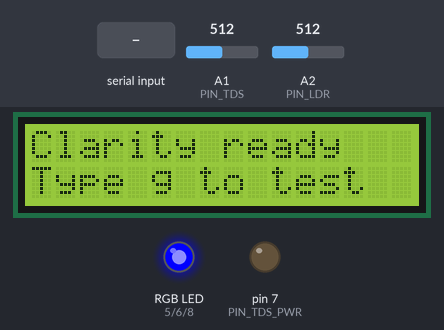
The sketch below on a simulated Arduino Uno, built with avr-gcc and run on an emulated ATmega328P. Shown: 16×2 character LCD, an RGB LED mixed from three pins (HIGH = lit), output pins drawn as LEDs (lit = HIGH). The inputs (shaded band) are chosen by the test bench; at power-on: A1 (PIN_TDS) = 512, A2 (PIN_LDR) = 512. EEPROM starts erased; what the sketch prints to the serial monitor is not drawn.

Above: at 2.6 s.
2.7 s: "g90\n" received over Serial
At 5.2 s:
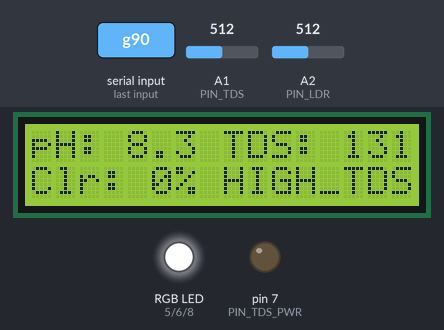
At 7.0 s:
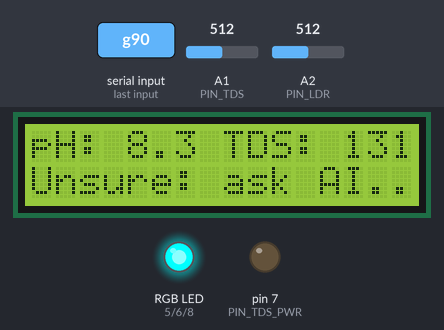
Timing chart, 0 to 17.3 s (numbered marks = the images above; inputs shaded):
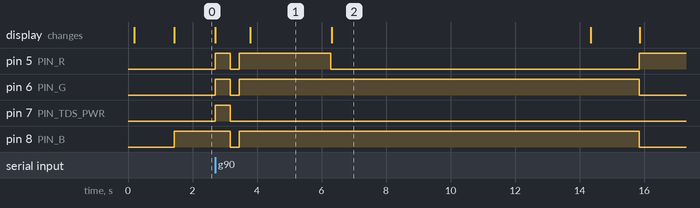

Measured:
- after the input at 2.7 s, pin 5 (PIN_R): goes HIGH 0.45 s, LOW 0.28 s, HIGH 2.8 s, LOW 9.6 s, then HIGH, starting at once; pin 6 (PIN_G): LOW → HIGH at once, → LOW 0.45 s later, → HIGH 0.28 s later, → LOW 12.4 s later
- what the display in image 1 shows lasts 2.5 s, from 3.8 s to 6.3 s

The sketch:

clarity_uno.ino
```cpp
// Clarity - Arduino Uno main sketch
// Reads pH, TDS and clarity, picks a filter, tips the cup, reports over radio.
//
// Libraries (Arduino IDE > Library Manager): "LiquidCrystal I2C" by Frank de Brabander.
// Servo, Wire, EEPROM, SoftwareSerial are built in.
//
// Pins:
//   A0 pH Po | A1 TDS signal | D7 TDS power | A2 LDR + 10k divider
//   SDA/SCL LCD 0x27 | D4 button (to GND) | D5/D6/D8 RGB via 270R
//   D10 servo signal | D2 stop switch LEFT | D12 stop switch RIGHT (switches to GND)
//   D3 -> 1k -> Feather RX (2k to GND) | D9 <- Feather TX
//
// USB serial monitor at 115200. Type "h" for help, "g" to start/stop.
// The sketch boots PAUSED: button and servo do nothing until you type g.
//
// Radio protocol (9600 baud, text lines):
//   to Feather:   R,<id>,<ph x10>,<tds ppm>,<clarity %>,<state>
//     state bits: 0-1 filter chosen (0 none, 1 PUR, 2 Brita), 2 asking AI,
//                 3 pH is estimated, 4 sensor looks wrong
//   from Feather: A,<id>,<filter>     filter: 0 none, 1 PUR, 2 Brita, 3 retest

#include <Wire.h>
#include <LiquidCrystal_I2C.h>
#include <Servo.h>
#include <SoftwareSerial.h>
#include <EEPROM.h>

// must sit above every function so the IDE's auto-generated prototypes can see it
enum Filter { F_NONE, F_PUR, F_BRITA };

// ---------------- settings you may need to flip ----------------
#define COMMON_ANODE   0      // 1 if your RGB LED's long leg goes to 5V
#define LEFT_SIGN      (1)   // flip to 1 if "tip left" turns the cup right
// Filter rule (first match wins), derived from the PUR RF-9999 and Brita OB06 data sheets:
//   pH < PH_LOW and TDS > TDS_LIMIT -> conflict, ask the Pi (fallback Brita)
//   pH < PH_LOW                     -> Brita (cadmium, asbestos, better mercury)
//   TDS > TDS_LIMIT                 -> PUR   (broad organics / PFAS coverage)
//   clarity < CLARITY_LIMIT         -> Brita (tie with PUR on particulates)
//   otherwise                       -> none (pH above PH_HIGH only warns)
#define TDS_LIMIT      500    // ppm above this -> PUR (not from a data sheet; EPA guideline is 500)
#define CLARITY_LIMIT  0.70   // below this -> Brita
#define PH_LOW         6.5    // NSF 53 test points are pH 6.5 and 8.5
#define PH_HIGH        8.5
// Demo pH: our probe drifts too much without buffer packets, so pH is estimated
// from TDS. Baking soda water is about pH 8.3 at any strength, and it raises TDS a lot.
// Set PH_FROM_TDS to 0 to go back to the real probe once it is calibrated with buffers.
#define PH_FROM_TDS    1
#define PH_TDS_CLEAN   150    // ppm at or below this -> pH 7.0 (plain tap water)
#define PH_TDS_SODA    800    // ppm at or above this -> pH 8.3 (baking soda water)
#define POUR_MS        4000   // how long the cup stays tipped
#define AI_WAIT_MS     8000   // how long to wait for the Pi's decision
// "Reflex vs judgment": clear-cut readings are handled instantly by the rules above.
// Only unsure readings (near a limit, acid + high TDS, or sensor looks wrong) go to the Pi.
#define TDS_MARGIN     45     // ppm either side of TDS_LIMIT counts as borderline
#define CLR_MARGIN     0.08   // clarity either side of CLARITY_LIMIT counts as borderline
#define PH_MARGIN      0.2    // pH either side of PH_LOW counts as borderline
#define AI_RETEST      3      // Pi says the reading looks like a sensor problem
#define NODE_ID        "tank-01"

// ---------------- pins ----------------
const uint8_t PIN_PH = A0, PIN_TDS = A1, PIN_LDR = A2;
const uint8_t PIN_TDS_PWR = 7, PIN_BTN = 4;
const uint8_t PIN_R = 5, PIN_G = 6, PIN_B = 8;
const uint8_t PIN_SERVO = 10, PIN_SW_L = 2, PIN_SW_R = 12;

LiquidCrystal_I2C lcd(0x27, 16, 2);
Servo servo;
SoftwareSerial radio(9, 3);  // RX = D9 (from Feather TX), TX = D3 (to Feather RX)

uint8_t readingId = 0;       // tags each reading so the Pi's reply matches it

// ---------------- calibration stored in EEPROM ----------------
struct Cal {
  uint16_t magic;
  float phV1, phP1;   // pH point A: voltage, pH
  float phV2, phP2;   // pH point B
  float clarBase;     // LED-on minus LED-off reading with clean water
  int   stopUs;       // pulse where the 360 servo stands still
  int   tipUs;        // speed offset from stopUs while tipping
  float returnScale;  // return time = tip time * this
  uint16_t reserved;  // was the test counter; kept so saved calibration still loads
  int   tipMs;        // how long a tip runs if no stop switch is hit (sets the tilt angle)
};
Cal cal;
const uint16_t MAGIC = 0x7A51;

void loadCal() {
  EEPROM.get(0, cal);
  if (cal.magic != MAGIC) {
    cal.magic = MAGIC;
    cal.phV1 = 2.50; cal.phP1 = 7.00;   // typical PH-4502C: ~2.5 V at pH 7
    cal.phV2 = 3.03; cal.phP2 = 4.00;   // ~0.18 V per pH unit
    cal.clarBase = 300;
    cal.stopUs = 1500; cal.tipUs = 80; cal.returnScale = 1.0;
    cal.reserved = 0;
    EEPROM.put(0, cal);
  }
  if (cal.tipMs < 100 || cal.tipMs > 5000) cal.tipMs = 1000;   // safe default
}
void saveCal() { EEPROM.put(0, cal); }

// ---------------- helpers ----------------
const char* filterName(Filter f) { return f == F_PUR ? "PUR" : f == F_BRITA ? "BRITA" : "NONE"; }

void led(bool r, bool g, bool b) {
#if COMMON_ANODE
  r = !r; g = !g; b = !b;
#endif
  digitalWrite(PIN_R, r); digitalWrite(PIN_G, g); digitalWrite(PIN_B, b);
}

// average of n readings with the highest and lowest dropped
float readAvg(uint8_t pin, uint8_t n) {
  long sum = 0; int lo = 1023, hi = 0;
  for (uint8_t i = 0; i < n; i++) {
    int v = analogRead(pin);
    sum += v; if (v < lo) lo = v; if (v > hi) hi = v;
    delay(10);
  }
  return (float)(sum - lo - hi) / (n - 2);
}

float phVolts() { return readAvg(PIN_PH, 30) * 5.0 / 1023.0; }

float readPH(int tds) {
#if PH_FROM_TDS
  float x = (float)(tds - PH_TDS_CLEAN) / (PH_TDS_SODA - PH_TDS_CLEAN);
  if (x < 0) x = 0;
  if (x > 1) x = 1;
  return 7.0 + 1.3 * x;
#endif
  float v = phVolts();
  float slope = (cal.phP2 - cal.phP1) / (cal.phV2 - cal.phV1);
  return cal.phP1 + slope * (v - cal.phV1);
}

int readTDS() {
  digitalWrite(PIN_TDS_PWR, HIGH);
  delay(150);
  float v = readAvg(PIN_TDS, 30) * 5.0 / 1023.0;
  digitalWrite(PIN_TDS_PWR, LOW);       // off so it does not disturb the pH probe
  float ec = v / 1.0;                   // 25 C assumed, no temperature probe
  float tds = (133.42 * ec * ec * ec - 255.86 * ec * ec + 857.39 * ec) * 0.5;
  if (tds < 0) tds = 0;
  return (int)(tds + 0.5);
}

float clarityRaw() {
  led(0, 0, 0); delay(120);
  float off = readAvg(PIN_LDR, 16);
  led(1, 1, 1); delay(120);
  float on = readAvg(PIN_LDR, 16);
  return fabs(on - off);
}

float readClarity() {
  float c = clarityRaw() / cal.clarBase;
  if (c > 1.0) c = 1.0;
  if (c < 0) c = 0;
  return c;
}

// ---------------- servo (360 continuous, stop switches) ----------------
void servoStop() { servo.writeMicroseconds(cal.stopUs); delay(60); servo.detach(); }

void servoRun(int dir) {  // dir: -1 left, +1 right
  if (!servo.attached()) servo.attach(PIN_SERVO);
  servo.writeMicroseconds(cal.stopUs + dir * LEFT_SIGN * cal.tipUs);  // LEFT_SIGN flips direction
}

// tips the cup to one side, holds, then brings it back upright by time
void tipAndReturn(int dir) {
  uint8_t sw = dir < 0 ? PIN_SW_L : PIN_SW_R;
  unsigned long t0 = millis();
  servoRun(dir);
  while (digitalRead(sw) == HIGH && millis() - t0 < (unsigned long)cal.tipMs) {}
  unsigned long tipTime = millis() - t0;
  servoStop();
  Serial.print(F("tip ms=")); Serial.println(tipTime);
  delay(POUR_MS);
  servoRun(-dir);
  delay((unsigned long)(tipTime * cal.returnScale));
  servoStop();
}

// ---------------- radio ----------------
void sendReading(float ph, int tds, float clr, Filter f, bool ask) {
  while (radio.available()) radio.read();       // drop stale bytes before we ask
  readingId++;

  uint8_t phx10 = (uint8_t)constrain((int)(ph * 10 + 0.5), 0, 140);
  uint8_t pct   = (uint8_t)constrain((int)(clr * 100 + 0.5), 0, 100);
  bool odd = tds < 5 || clr <= 0.02;            // probe out of water, light path blocked
  uint8_t state = (uint8_t)f | (ask ? 4 : 0) | (PH_FROM_TDS ? 8 : 0) | (odd ? 16 : 0);

  radio.print(F("R,")); radio.print(readingId);
  radio.print(','); radio.print(phx10);
  radio.print(','); radio.print(tds);
  radio.print(','); radio.print(pct);
  radio.print(','); radio.print(state);
  radio.print('\n');

  // USB debug copy
  Serial.print(F("{\"node\":\"" NODE_ID "\",\"id\":")); Serial.print(readingId);
  Serial.print(F(",\"ph\":")); Serial.print(ph, 2);
  Serial.print(F(",\"tds\":")); Serial.print(tds);
  Serial.print(F(",\"clarity\":")); Serial.print(clr, 2);
  Serial.print(F(",\"filter\":\"")); Serial.print(filterName(f));
  Serial.print(F("\",\"ask\":")); Serial.print(ask ? 1 : 0);
  Serial.println(F("}"));
}

// waits for "A,<id>,<filter>" from the Pi; returns 0-3, or -1 if none in time
int waitForAI() {
  char buf[24]; uint8_t n = 0;
  unsigned long t0 = millis();
  radio.listen();
  while (millis() - t0 < AI_WAIT_MS) {
    while (radio.available()) {
      char c = radio.read();
      if (c == '\n') {
        buf[n] = 0; n = 0;
        unsigned rid, fc;
        if (sscanf(buf, "A,%u,%u", &rid, &fc) == 2 && rid == readingId && fc <= 3) return (int)fc;
      } else if (n < sizeof(buf) - 1) buf[n++] = c;
    }
  }
  return -1;
}

// ---------------- main flow ----------------
void showLine(uint8_t row, const __FlashStringHelper* s) {
  lcd.setCursor(0, row); lcd.print(F("                ")); lcd.setCursor(0, row); lcd.print(s);
}

void idleScreen() {
  lcd.clear();
  lcd.print(F("Clarity ready")); lcd.setCursor(0, 1); lcd.print(F("Type g to test")); led(0, 0, 1);
}

void runTest() {
  lcd.clear(); lcd.print(F("Testing...")); led(1, 1, 1);
  int tds = readTDS();
  float ph = readPH(tds);
  float clr = readClarity();

  const char* verdict = "SAFE"; Filter f = F_NONE;
  if (ph < PH_LOW)                { verdict = "ACIDIC";   f = F_BRITA; }
  else if (tds > TDS_LIMIT)       { verdict = "HIGH_TDS"; f = F_PUR; }
  else if (clr < CLARITY_LIMIT)   { verdict = "CLOUDY";   f = F_BRITA; }
  else if (ph > PH_HIGH)          { verdict = "PH_HIGH"; }

  lcd.clear();
  lcd.print(F("pH: ")); lcd.print(ph, 1); lcd.print(F(" TDS: ")); lcd.print(tds);
  lcd.setCursor(0, 1); lcd.print(F("Clr: ")); lcd.print((int)(clr * 100)); lcd.print(F("% ")); lcd.print(verdict);

  // Is this an easy call (reflex) or does it need judgment (the Pi)?
  bool acid      = ph < PH_LOW;
  bool chem      = tds > TDS_LIMIT;
  bool conflict  = acid && chem;                      // metals vs organics: complementary filters
  bool nearPh    = fabs(ph - PH_LOW) <= PH_MARGIN;
  bool nearTds   = abs(tds - TDS_LIMIT) <= TDS_MARGIN;
  bool nearClr   = !acid && !chem && fabs(clr - CLARITY_LIMIT) <= CLR_MARGIN;
  bool oddSensor = tds < 5 || clr <= 0.02;
  bool unsure    = conflict || nearPh || nearTds || nearClr || oddSensor;

  sendReading(ph, tds, clr, f, unsure);
  delay(2500);

  if (unsure) {
    led(0, 1, 1);                                   // cyan = Pi thinking
    showLine(1, F("Unsure: ask AI.."));
    int ai = waitForAI();
    if (ai == AI_RETEST) {
      led(1, 0, 0);
      showLine(0, F("AI: check probes"));
      showLine(1, F("then test again"));
      delay(6000);
      idleScreen();
      return;
    }
    if (ai >= 0) { f = (Filter)ai; showLine(1, F("AI chose:")); }
    else showLine(1, F("Rule only:"));
  } else {
    showLine(1, F("Clear call:"));                   // instant reflex
  }
  lcd.setCursor(11, 1); lcd.print(f == F_PUR ? F("PUR") : f == F_BRITA ? F("Brita") : F("none"));
  delay(1500);

  if (f == F_NONE || f==F_PUR) {
    bool ok = strcmp(verdict, "SAFE") == 0;
    led(!ok, ok, 0);
    showLine(1, ok ? F("All in range") : F("pH off: see app"));   // in range is not a safety test
    delay(6000);
    idleScreen();
    return;
  }

  led(1, 1, 0);
  showLine(0, f == F_PUR ? F("-> PUR Plus") : F("-> Brita Elite"));
  showLine(1, F("Filtering..."));
  tipAndReturn(f == F_PUR ? -1 : +1);   // PUR is on the left
  idleScreen();
}

// ---------------- serial console ----------------
void help() {
  Serial.println(F("g = run one test (measure, decide, pour if needed)"));
  Serial.println(F("Commands: v=raw volts | m=measure | a6.86 / b4.00 = pH point at current probe"));
  Serial.println(F("c=clean water clarity baseline | s1500=servo stop us | t80=tip speed | k1.0=return scale | p1000=tip time ms"));
  Serial.println(F("l / r = jog servo 200ms | L / R = full tip test"));
}

void console() {
  if (!Serial.available()) return;
  char cmd = Serial.read();
  if (cmd == '\n' || cmd == '\r') return;

  if (cmd == 'g' || cmd == 'G') {
    runTest();                                   // same as the old button press
    while (Serial.available()) Serial.read();    // drop any extra g's typed during the test
    return;
  }

  float val = Serial.parseFloat();
  switch (cmd) {
    case 'h': help(); break;
    case 'v':
      Serial.print(F("pH V=")); Serial.print(phVolts(), 3);
      Serial.print(F(" TDS ppm=")); Serial.print(readTDS());
      Serial.print(F(" clarityRaw=")); Serial.println(clarityRaw());
      break;
    case 'm': {
      int t = readTDS();
      Serial.print(F("pH=")); Serial.print(readPH(t), 2);
      Serial.print(F(" tds=")); Serial.print(t);
      Serial.print(F(" clarity=")); Serial.println(readClarity(), 2);
      break; }
    case 'a': cal.phV1 = phVolts(); cal.phP1 = val; saveCal(); Serial.println(F("pH point A saved")); break;
    case 'b': cal.phV2 = phVolts(); cal.phP2 = val; saveCal(); Serial.println(F("pH point B saved")); break;
    case 'c': cal.clarBase = clarityRaw(); saveCal(); Serial.print(F("clarity base=")); Serial.println(cal.clarBase); break;
    case 's': cal.stopUs = (int)val; saveCal(); servo.attach(PIN_SERVO); servo.writeMicroseconds(cal.stopUs);
              Serial.println(F("holding stop pulse 3s: adjust until it does not creep")); delay(3000); servoStop(); break;
    case 't': cal.tipUs = (int)val; saveCal(); Serial.println(F("tip speed saved")); break;
    case 'k': cal.returnScale = val; saveCal(); Serial.println(F("return scale saved")); break;
    case 'p': cal.tipMs = (int)val; saveCal(); Serial.print(F("tip time ms=")); Serial.println(cal.tipMs); break;
    case 'l': servoRun(-1); delay(200); servoStop(); break;
    case 'r': servoRun(+1); delay(200); servoStop(); break;
    case 'L': tipAndReturn(-1); break;
    case 'R': tipAndReturn(+1); break;
    case 'z': {
      Serial.print(F("tip time ms=")); Serial.println(cal.tipMs);
      Serial.print(F("tip speed us= ")); Serial.println(cal.tipUs);
    }
  }
  idleScreen();   // put the LED and LCD back to the idle state
}

void setup() {
  Serial.begin(115200);
  radio.begin(9600);
  pinMode(PIN_TDS_PWR, OUTPUT); digitalWrite(PIN_TDS_PWR, LOW);
  pinMode(PIN_BTN, INPUT_PULLUP);
  pinMode(PIN_SW_L, INPUT_PULLUP); pinMode(PIN_SW_R, INPUT_PULLUP);
  pinMode(PIN_R, OUTPUT); pinMode(PIN_G, OUTPUT); pinMode(PIN_B, OUTPUT);
  loadCal();
  lcd.init(); lcd.backlight();
  lcd.clear(); lcd.print(F("Clarity")); lcd.setCursor(0, 1); lcd.print(F(NODE_ID));
  delay(1200);
  help();
  idleScreen();
}

void loop() {
  console();
}
```
